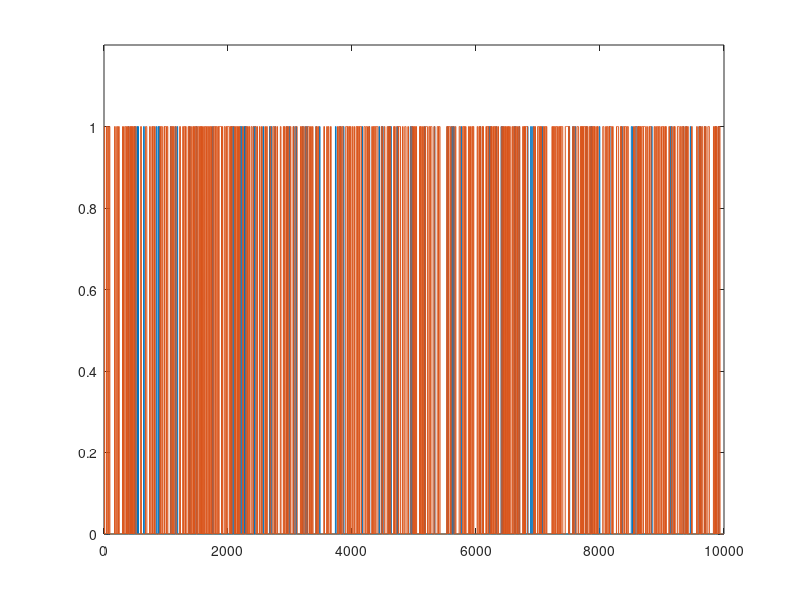

This figure's MATLAB source:
%%
%   COURSE: Master statistics and machine learning: intuition, math, code										
%      URL: udemy.com/course/statsml_x/?couponCode=202006 
% 
%  SECTION: Probability theory
%    VIDEO: Conditional probability
% 
%  TEACHER: Mike X Cohen, sincxpress.com
%

%%

% a clear MATLAB workspace is a clear mental workspace
close all; clear; clc
pkg load statistics % load Octave stats package

%% generate two long-spike time series

N = 10000;
spikeDur  = 10; % a.u. but must be an even number
spikeNumA = .01; % in proportion of total number of points
spikeNumB = .05; % in proportion of total number of points

% initialize to zeros
[spike_tsA,spike_tsB] = deal( zeros(N,1) );


%%% populate time series 1
spiketimesA = randi(N,round(N*spikeNumA),1);

% flesh out spikes (loop per spike)
for spikei=1:length(spiketimesA)
    
    % find boundaries
    bnd_pre = max(1,spiketimesA(spikei)-spikeDur/2);
    bnd_pst = min(N,spiketimesA(spikei)+spikeDur/2);
    
    % fill in with ones
    spike_tsA(bnd_pre:bnd_pst) = 1;
end


%%% repeat for time series 2
spiketimesB = randi(N,round(N*spikeNumB),1);
% spiketimesB(1:length(spiketimesA)) = spiketimesA; % induce strong conditional probability

% flesh out spikes (loop per spike)
for spikei=1:length(spiketimesB)
    
    % find boundaries
    bnd_pre = max(1,spiketimesB(spikei)-spikeDur/2);
    bnd_pst = min(N,spiketimesB(spikei)+spikeDur/2);
    
    % fill in with ones
    spike_tsB(bnd_pre:bnd_pst) = 1;
end


%% let's see what they look like

figure(1), clf
plot(1:N,spike_tsA, 1:N,spike_tsB)
set(gca,'ylim',[0 1.2])


%% compute their probabilities and intersection

% probabilities
probA = sum(spike_tsA==1) / N;
probB = mean(spike_tsB);

% joint probability
probAB = mean(spike_tsA+spike_tsB==2);

%% compute the conditional probabilities

% p(A|B)
pAgivenB = probAB/probB;

% p(B|A)
pBgivenA = probAB/probA;

% print a little report
disp('  ')
disp([ 'P(A)   = ' num2str(probA) ])
disp([ 'P(A|B) = ' num2str(pAgivenB) ])
disp([ 'P(B)   = ' num2str(probB) ])
disp([ 'P(B|A) = ' num2str(pBgivenA) ])

%% done.
